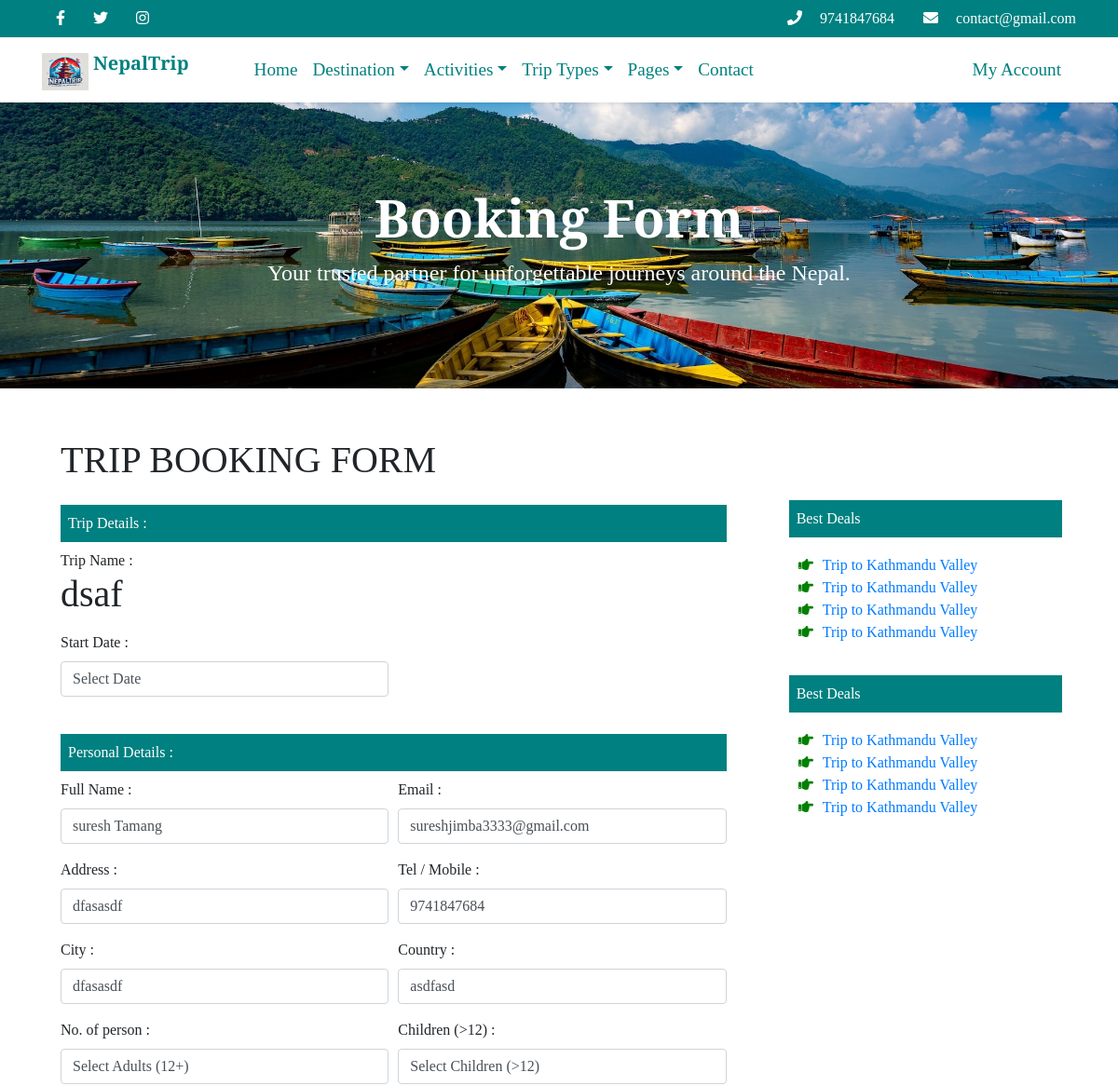
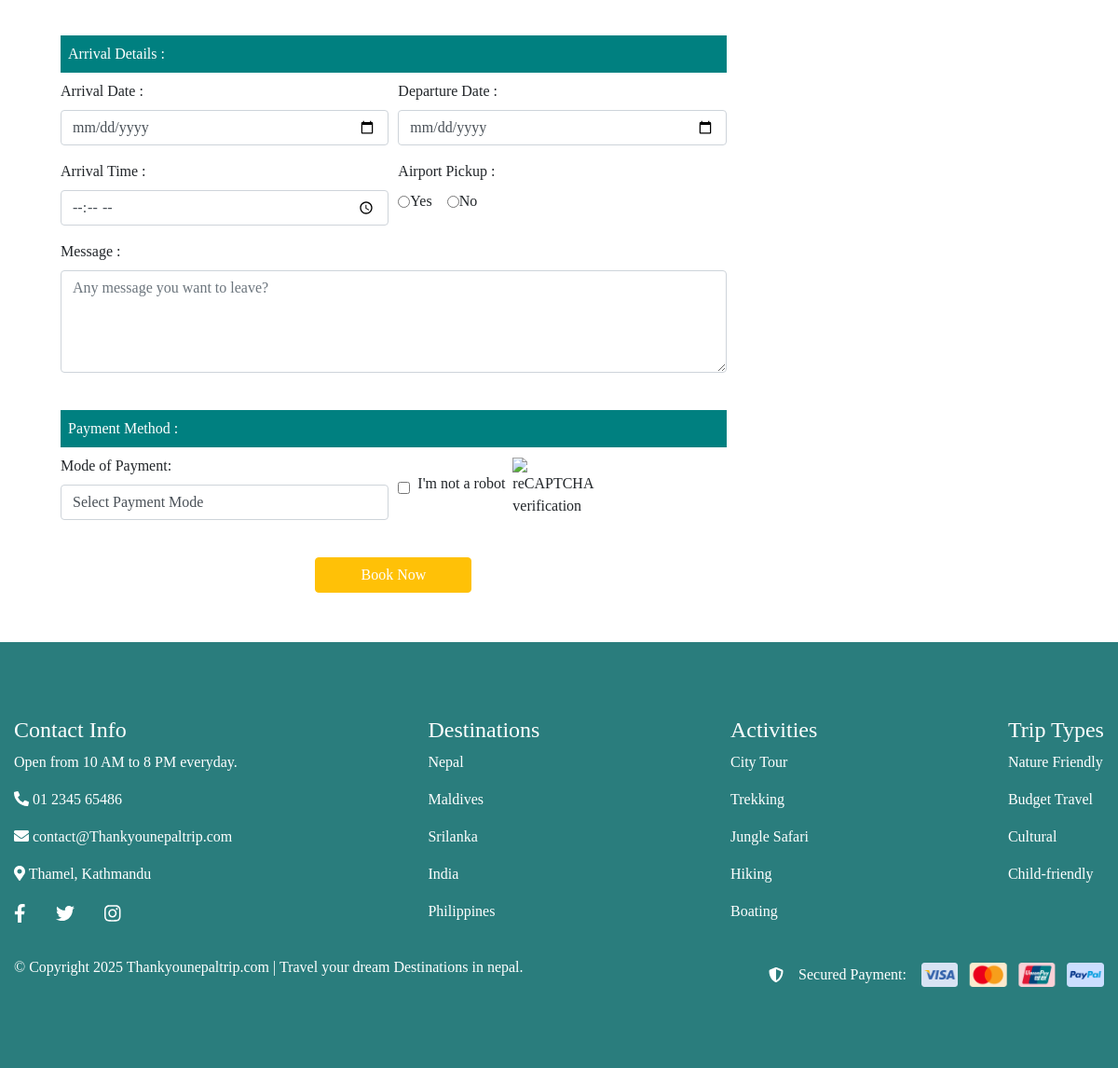
The app's page /book-trip?tripid=1 (signed in) with its own data (2 pictures, top to bottom).
### tables this page shows
CREATE TABLE `trips` (
  `tripid` int(11) NOT NULL,
  `title` varchar(100) NOT NULL,
  `price` decimal(10,2) NOT NULL,
  `transportation` varchar(100) DEFAULT NULL,
  `accomodation` varchar(100) DEFAULT NULL,
  `maximumaltitude` varchar(20) DEFAULT NULL,
  `departurefrom` varchar(50) DEFAULT NULL,
  `bestseason` varchar(50) DEFAULT NULL,
  `triptype` varchar(50) DEFAULT NULL,
  `meals` varchar(100) DEFAULT NULL,
  `language` varchar(50) DEFAULT NULL,
  `fitnesslevel` varchar(30) DEFAULT NULL,
  `groupsize` varchar(11) DEFAULT NULL,
  `minimumage` int(11) DEFAULT NULL,
  `maximumage` int(11) DEFAULT NULL,
  `description` varchar(500) DEFAULT NULL,
  `location` varchar(255) DEFAULT NULL,
  `duration` varchar(255) DEFAULT NULL
);

CREATE TABLE `users` (
  `userid` varchar(50) NOT NULL,
  `phone_number` varchar(20) DEFAULT NULL,
  `address` varchar(255) DEFAULT NULL,
  `zip_postal_code` varchar(20) DEFAULT NULL,
  `country` varchar(50) DEFAULT NULL,
  `first_name` varchar(50) DEFAULT NULL,
  `last_name` varchar(50) DEFAULT NULL,
  `user_name` varchar(50) DEFAULT NULL,
  `email` varchar(100) NOT NULL,
  `password` varchar(255) NOT NULL,
  `profilepic` varchar(255) DEFAULT NULL,
  `status` enum('active','inactive','suspended') DEFAULT 'inactive'
);

### book-trip.php (the view, shortened to what the rows shown need)
<?php
require 'connection.php';
$user_id = $_SESSION['user_id'];
$stmt = $conn->prepare("SELECT * FROM users WHERE userid = ?");
$stmt->bind_param("s", $user_id);
$stmt->execute();
$result = $stmt->get_result();
if ($result->num_rows > 0) {
    $user = $result->fetch_assoc();
} else {
    header('location:login.php');
    exit;
}
if (isset($_GET['tripid'])) {
    $tripid = $_GET['tripid'];
}
$stmt1 = $conn->prepare("SELECT tripid, title FROM trips where tripid = ?");
$stmt1->bind_param("i", $tripid);
$stmt1->execute();
$tripresult = $stmt1->get_result();
if ($tripresult->num_rows > 0) {
    $trip = $tripresult->fetch_assoc();
}
?>
<!DOCTYPE html>
<html lang="en">
<head>
    <link href="https://cdn.jsdelivr.net/npm/bootstrap@5.3.2/dist/css/bootstrap.min.css" rel="stylesheet"
 />
    <link href="https://stackpath.bootstrapcdn.com/bootstrap/4.5.2/css/bootstrap.min.css" rel="stylesheet" />
    <link rel="stylesheet" href="index.css">
</head>
<body>
    <header class="hero">
        <h1>Booking Form</h1>
    </header>
    <div class="features">
        <div class="container py-5 ">
            <div class="book-container">
                <div class="container bg-white">
                    <h1 class="mb-4">
                        TRIP BOOKING FORM
                    </h1>
                    <form method="post" action="">
                        <div class="mb-4">
                            <div class="form-row">
                                <div class="form-group col-md-6">
                                    <label>
                                        Trip Name : <h1><?php echo $trip['title']; ?></h1>
                                    </label><br>
                                </div>
                            </div>
                        </div>
                        <div class="mb-4">
                            <div class="form-row">
                                <div class="form-group col-md-6">
                                    <label>
                                        Full Name :
                                    </label>
                                    <input class="form-control" id="fullName" required name="fullname" type="text"
                                        value="<?php echo $user['first_name'] . " " . $user['last_name']; ?>" />
                                </div>
                                <div class="form-group col-md-6">
                                    <label>
                                        Email :
                                    </label>
                                    <input class="form-control" id="email" required type="email" name="email"
                                        value="<?php echo $user['email']; ?>" />
                                </div>
                                <div class="form-group col-md-6">
                                    <label>
                                        Address :
                                    </label>
                                    <input class="form-control" id="address" required type="text" name="address"
                                        value="<?php echo $user['address']; ?>" />
                                </div>
                                <div class="form-group col-md-6">
                                    <label>
                                        Tel / Mobile :
                                    </label>
                                    <input class="form-control" id="tel" required="" type="tel" name="phonenumber"
                                        value="<?php echo $user['phone_number']; ?>" />
                                </div>
                                <div class="form-group col-md-6">
                                    <label>
                                        City :
                                    </label>
                                    <input class="form-control" id="city" required="" type="text" name="city"
                                        value="<?php echo $user['address']; ?>" />
                                </div>
                                <div class="form-group col-md-6">
                                    <label>
                                        Country :
                                    </label>
                                    <input class="form-control" id="city" required type="text" name="country"
                                        value="<?php echo $user['country']; ?>" />
                                </div>
                            </div>
                        </div>
                    </form>
                </div>
            </div>
            <div class="booking-right">
                <div class="container bg-white">
                    <h1 class="mb-4" style="color: white;"> I</h1>
                </div>
            </div>
        </div>
    </div>
</body>
</html>
</body>
</html>

### records on screen
trips: title "dsaf"
users: fullname "suresh Tamang", email "sureshjimba3333@gmail.com", address "dfasasdf", phonenumber "9741847684", city "dfasasdf", country "asdfasd"
